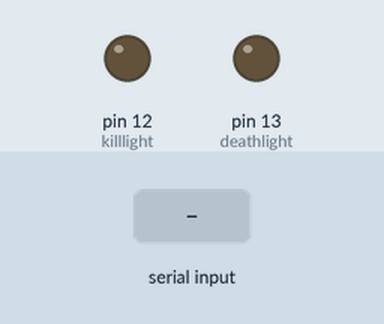
Recording of a program running on a simulated Arduino Uno, built with avr-gcc and run on an emulated ATmega328P. On the bench: output pins drawn as LEDs (lit = HIGH). Inputs (shaded band) come from the test bench. What the program prints to the serial monitor is not drawn.

Above: at 1.2 s.
1.3 s: "90,45\n" received over Serial
At 1.9 s:
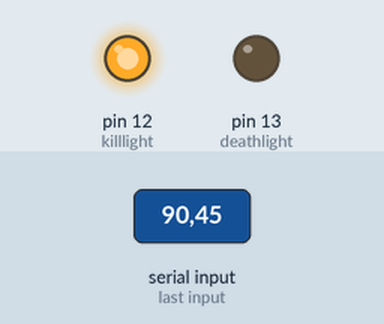
4.3 s: "30,150\n" received over Serial
At 6.1 s:
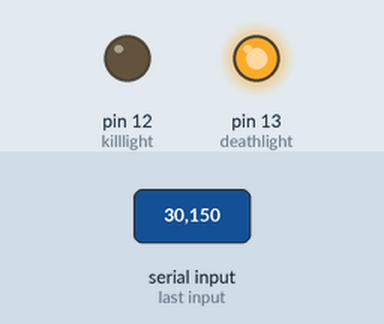
7.3 s: "5\n" received over Serial
At 10.4 s:
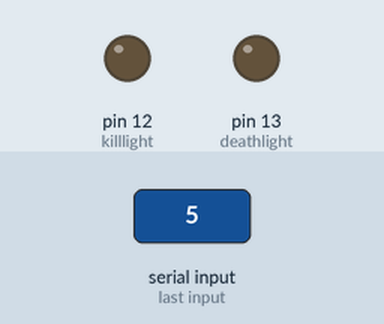
Timing chart, 0 to 11.9 s (numbered marks = the images above; inputs shaded):
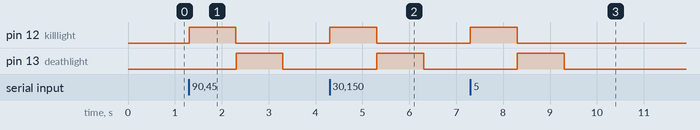

Measured:
- after the input at 1.3 s, pin 12 (killlight): LOW → HIGH at once, → LOW 1.0 s later; pin 13 (deathlight): LOW → HIGH after 1.0 s, → LOW 1.0 s later
- after the input at 4.3 s, pin 12 (killlight): LOW → HIGH at once, → LOW 1.0 s later; pin 13 (deathlight): LOW → HIGH after 1.0 s, → LOW 1.0 s later
- after the input at 7.3 s, pin 12 (killlight): LOW → HIGH at once, → LOW 1.0 s later; pin 13 (deathlight): LOW → HIGH after 1.0 s, → LOW 1.0 s later

The program:

main.cpp
```cpp
#include <Arduino.h>

int deathlight = 13; //output light for death
int killlight = 12; //output light for killing an enemy
//int highscore = 11; //output light for new high score
int currentscore = 0; //stores the current score
int prevscore = 0; //stores the previous score, indicates when you kill an enemy

void setup() {
  Serial.begin(9600); //baudrate between python and arduino needs to be the same
  pinMode(deathlight, OUTPUT);
  pinMode(killlight, OUTPUT);
  //pinMode(highscore, OUTPUT);
  digitalWrite(deathlight, LOW);
  digitalWrite(killlight, LOW);
  //digitalWrite(highscore, LOW);

  Serial.setTimeout(1);
}

void loop() {
  while (!Serial.available());
  currentscore = Serial.readString().toInt();
  Serial.print("Current score: " + String(currentscore));
  if (currentscore > prevscore) {
    digitalWrite(killlight, HIGH);
    delay(1000);
    digitalWrite(killlight, LOW);
    prevscore=currentscore;
  }
  if (prevscore > currentscore) {
    digitalWrite(deathlight, HIGH);
    delay(1000);
    digitalWrite(deathlight, LOW);
    prevscore = 0;
  }
  // if (isHighscore) {
  //   digitalWrite(highscore, HIGH);
  //   delay(100);
  //   digitalWrite(highscore, LOW);
  // }
  // isHighscore = false;

}


// // C++ code
// //

// int pushButton = 12;
// int redLight = 11;

// void setup()
// {
//   //initialize serial communication at 9600 bits per second:
//   Serial.begin(9600);
//   //make the pushbutton's pin an input:
//   pinMode(pushButton, INPUT);
//   pinMode(redLight, OUTPUT);
//   digitalWrite(redLight, LOW);
// }

// void loop()
// {
//   //read the input pin:
//   int buttonState = digitalRead(pushButton);
//   //print out the state of the button:
//   Serial.println(buttonState);
//   if(buttonState == 1){
//     digitalWrite(redLight, HIGH);
//     delay(100);

//   }
//   digitalWrite(redLight, LOW);
//   delay(1);
// }

// // void setup() {
// //   // put your setup code here, to run once:
// //   Serial.begin(9600);
// //   pinMode(13, OUTPUT);
// // }

// // void loop() {
// //   // put your main code here, to run repeatedly:
// //   // Serial.println("Hello World");
// //   // delay(10000);
// //   // delay(10);
// //   // //Testing

// //   digitalWrite(13,HIGH);
// //   delay(150);
// //   digitalWrite(13,LOW);
// //   delay(150);
// // }
```
